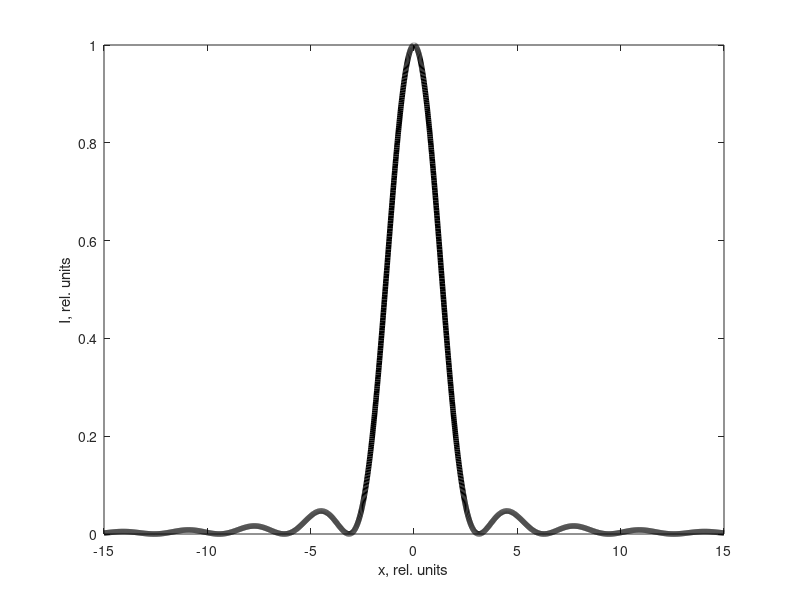

The MATLAB script that drew this image:
figure;
x = -15:0.01:15;
plot(x,(sin(x)./x).^2,'linewidth',4,'k-')
xlabel('x, rel. units')
ylabel('I, rel. units')
print difraction.ps -landscape -F:25